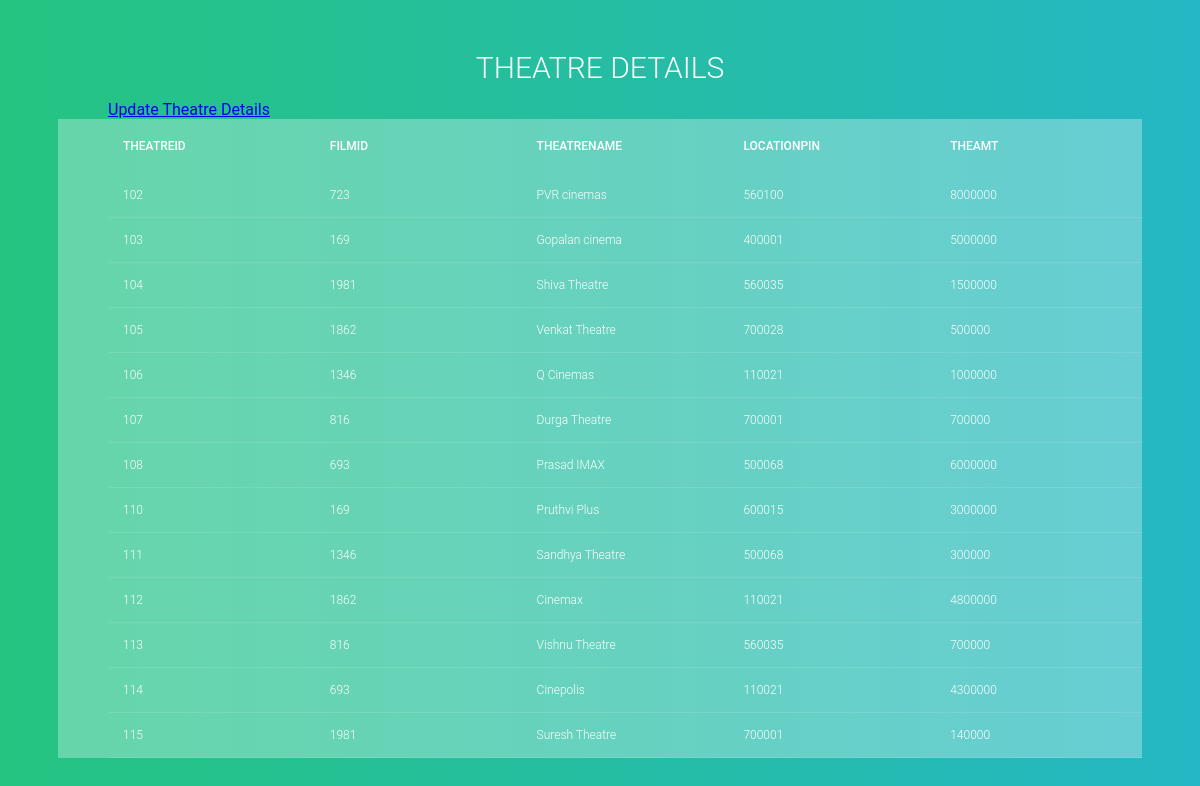
Screenshot of /TheatherDetails.php with the database file from the repository.
### tables this page shows
CREATE TABLE `theatre` (
  `TheatreID` int(11) NOT NULL,
  `FilmID` int(11) NOT NULL,
  `TheatreName` varchar(20) NOT NULL,
  `LocationPin` int(11) NOT NULL,
  `TheAmt` int(11) NOT NULL
);

### TheatherDetails.php (the view, shortened to what this page needs)
<!DOCTYPE html>
<html >
<head>
  <link rel="stylesheet" href="https://cdnjs.cloudflare.com/ajax/libs/meyer-reset/2.0/reset.min.css">
      <link rel="stylesheet" href="style2.css">
</head>
<?php
		require 'setUp.php';
		$sql = "SELECT * FROM theatre";
		$result = $conn->query($sql);
		if (!($result->num_rows > 0)) {
			echo "0 results";
		} else {
	?>
	<body>
  <section>
  <h1>Theatre Details</h1>
      <div>
		<a href ="TheatherDetails1.php" >Update Theatre Details</a>
	</div>
  <div class="tbl-header">
    <table cellpadding="0" cellspacing="0" border="0">
      <thead>
		<tr>
			<th>TheatreID</th>
			<th>FilmID</th>
			<th>TheatreName</th>
			<th>LocationPin</th>
			<th>TheAmt</th>
		</tr>
		</thead>
          <tbody>
			<?php
				while($row = $result->fetch_assoc()) {
					echo "<tr>
						<td> {$row['TheatreID']}</a></td>
						<td>{$row['FilmID']}</td>
						<td>{$row['TheatreName']}</td>
						<td>{$row['LocationPin']}</td>
						<td>{$row['TheAmt']}</td>
						</tr>\n";
    				}
			?>
		</tbody>
          </table>
      </div>
     <?php
		}
	?>

### style2.css (style rules this page uses)
h1 { font-size: 30px; color: #fff; text-transform: uppercase; font-weight: 300; text-align: center; margin-bottom: 15px; }
table { width:100%; table-layout: fixed; }
.tbl-header { background-color: rgba(255,255,255,0.3); }
th { padding: 20px 15px; text-align: left; font-weight: 500; font-size: 12px; color: #fff; text-transform: uppercase; }
td { padding: 15px; text-align: left; vertical-align:middle; font-weight: 300; font-size: 12px; color: #fff; border-bottom: solid 1px rgba(255,255,255,0.1); }
body { background: -webkit-linear-gradient(left, #25c481, #25b7c4); background: linear-gradient(to right, #25c481, #25b7c4); font-family: 'Roboto', sans-serif; }
section { margin: 50px; }
div { padding-left: 50px; }

### rows the page displays
theatre: TheatreID "102", FilmID "723", TheatreName "PVR cinemas", LocationPin "560100", TheAmt "8000000"
theatre: TheatreID "103", FilmID "169", TheatreName "Gopalan cinema", LocationPin "400001", TheAmt "5000000"
theatre: TheatreID "104", FilmID "1981", TheatreName "Shiva Theatre", LocationPin "560035", TheAmt "1500000"
theatre: TheatreID "105", FilmID "1862", TheatreName "Venkat Theatre", LocationPin "700028", TheAmt "500000"
theatre: TheatreID "106", FilmID "1346", TheatreName "Q Cinemas", LocationPin "110021", TheAmt "1000000"
theatre: TheatreID "107", FilmID "816", TheatreName "Durga Theatre", LocationPin "700001", TheAmt "700000"
theatre: TheatreID "108", FilmID "693", TheatreName "Prasad IMAX", LocationPin "500068", TheAmt "6000000"
theatre: TheatreID "110", FilmID "169", TheatreName "Pruthvi Plus", LocationPin "600015", TheAmt "3000000"
theatre: TheatreID "111", FilmID "1346", TheatreName "Sandhya Theatre", LocationPin "500068", TheAmt "300000"
theatre: TheatreID "112", FilmID "1862", TheatreName "Cinemax", LocationPin "110021", TheAmt "4800000"
theatre: TheatreID "113", FilmID "816", TheatreName "Vishnu Theatre", LocationPin "560035", TheAmt "700000"
theatre: TheatreID "114", FilmID "693", TheatreName "Cinepolis", LocationPin "110021", TheAmt "4300000"
theatre: TheatreID "115", FilmID "1981", TheatreName "Suresh Theatre", LocationPin "700001", TheAmt "140000"
